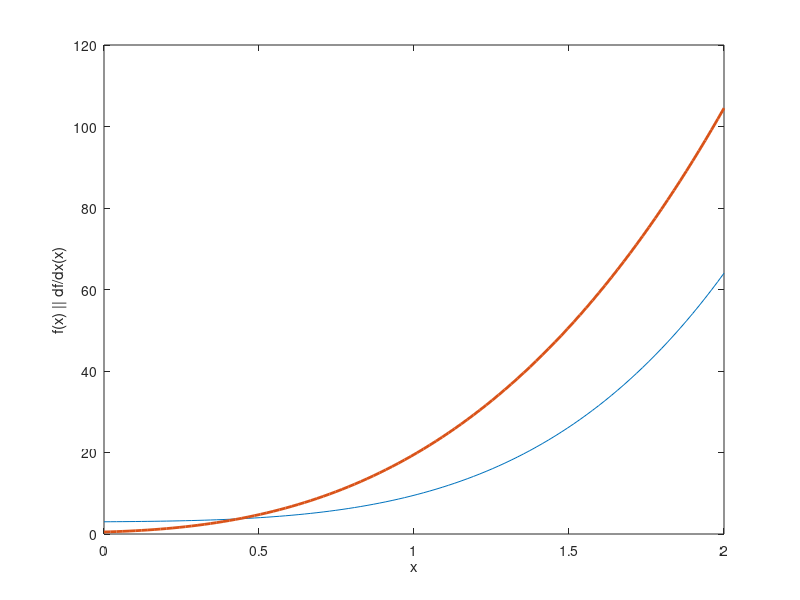

Reproduce this figure in MATLAB. (Note: this script raises an error after producing the figure.)
% define a polynomial function
% f(x) = 2x^4 + 3x^3 + x^2 + 0.5x + 3
% df/dx = 8x^3 + 9x^2 + 2x + 0.5

% using anonymous functions (or function handles)
f = @(x) 2*x.^4 + 3*x.^3 + x.^2 + 0.5*x + 3;
df_dx_e = @(x) 8*x.^3 + 9*x.^2 + 2*x + 0.5;

x = linspace(0,2,100);

plot(x,f(x),x,df_dx_e(x),'LineWidth',2)
xlabel("x"); ylabel("f(x) || df/dx(x)")
fontsize(16,"points")
legend("f(x)","df/dx - exact")

% plots with two y-axes
figure
yyaxis left % whatever follows will be plotted in the left y-axis
plot(x,f(x),'LineWidth',2);
xlabel("x"); ylabel("f(x)")
yyaxis right % whatever follows will be plotted in the right y-axis
plot(x,df_dx_e(x),'LineWidth',2)
ylabel("df/dx")
fontsize(16,"points")

%% compare the exact and finite difference derivatives in a single point
clc 

x = 1;
dx = 1E-3;

df_dx_FW = @(x,dx) (f(x+dx)-f(x))./dx; % forward finite difference approx. of df/dx
df_dx_BW = @(x,dx) (f(x)-f(x-dx))./dx; % backward finite difference approx. of df/dx
df_dx_C = @(x,dx) (f(x+dx)-f(x-dx))./(2*dx); % centered finite difference approx. of df/dx

format long

disp(df_dx_e(x))
disp(df_dx_FW(x,dx))
disp(df_dx_BW(x,dx))
disp(df_dx_C(x,dx)) % truncation error still expected since df/dx third-order polynomial, df_dx_C is second-order accurate

%% test the accuracy of FD formulas for different values of dx

dx = logspace(-1,-16,16);

T = table(df_dx_e(x)*ones(16,1),...
    dx',df_dx_FW(x,dx)',...
    df_dx_BW(x,dx)',...
    df_dx_C(x,dx)',...
    'VariableNames',["exact","dx","FW","BW","C"]);
disp(T)

% plot the errors (using arrays)

dx = logspace(-1,-16,250);
err = abs([df_dx_e(x)-df_dx_FW(x,dx)' df_dx_e(x)-df_dx_BW(x,dx)' df_dx_e(x)-df_dx_C(x,dx)']); % absolute error

figure
loglog(dx,err,'LineWidth',2) % logarithmic plot
xlabel('dx');
ylabel('absolute error of the finite difference formula')
legend('FW','BW','C')
fontsize(16,"points")